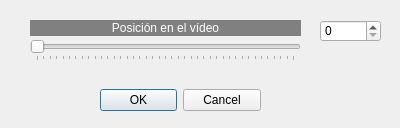
<?xml version="1.0" encoding="UTF-8"?>
<ui version="4.0">
 <class>Capturarvideo</class>
 <widget class="QDialog" name="Capturarvideo">
  <property name="geometry">
   <rect>
    <x>0</x>
    <y>0</y>
    <width>400</width>
    <height>128</height>
   </rect>
  </property>
  <property name="windowTitle">
   <string>Capturar de Video</string>
  </property>
  <widget class="QDialogButtonBox" name="buttonBox">
   <property name="geometry">
    <rect>
     <x>100</x>
     <y>80</y>
     <width>161</width>
     <height>41</height>
    </rect>
   </property>
   <property name="orientation">
    <enum>Qt::Horizontal</enum>
   </property>
   <property name="standardButtons">
    <set>QDialogButtonBox::Cancel|QDialogButtonBox::Ok</set>
   </property>
  </widget>
  <widget class="QSlider" name="horizontalSlider_3">
   <property name="geometry">
    <rect>
     <x>30</x>
     <y>40</y>
     <width>271</width>
     <height>21</height>
    </rect>
   </property>
   <property name="minimum">
    <number>0</number>
   </property>
   <property name="maximum">
    <number>400</number>
   </property>
   <property name="orientation">
    <enum>Qt::Horizontal</enum>
   </property>
   <property name="tickPosition">
    <enum>QSlider::TicksBelow</enum>
   </property>
   <property name="tickInterval">
    <number>10</number>
   </property>
  </widget>
  <widget class="QLabel" name="label_3">
   <property name="geometry">
    <rect>
     <x>30</x>
     <y>20</y>
     <width>271</width>
     <height>16</height>
    </rect>
   </property>
   <property name="styleSheet">
    <string notr="true">background-color: rgb(128, 128, 128);
color: rgb(255, 255, 255);</string>
   </property>
   <property name="text">
    <string>Posición en el vídeo</string>
   </property>
   <property name="alignment">
    <set>Qt::AlignCenter</set>
   </property>
  </widget>
  <widget class="QSpinBox" name="spinBox_3">
   <property name="geometry">
    <rect>
     <x>320</x>
     <y>20</y>
     <width>61</width>
     <height>22</height>
    </rect>
   </property>
   <property name="minimum">
    <number>0</number>
   </property>
   <property name="maximum">
    <number>400</number>
   </property>
   <property name="value">
    <number>0</number>
   </property>
  </widget>
 </widget>
 <resources/>
 <connections>
  <connection>
   <sender>buttonBox</sender>
   <signal>accepted()</signal>
   <receiver>Capturarvideo</receiver>
   <slot>accept()</slot>
   <hints>
    <hint type="sourcelabel">
     <x>248</x>
     <y>254</y>
    </hint>
    <hint type="destinationlabel">
     <x>157</x>
     <y>274</y>
    </hint>
   </hints>
  </connection>
  <connection>
   <sender>buttonBox</sender>
   <signal>rejected()</signal>
   <receiver>Capturarvideo</receiver>
   <slot>reject()</slot>
   <hints>
    <hint type="sourcelabel">
     <x>316</x>
     <y>260</y>
    </hint>
    <hint type="destinationlabel">
     <x>286</x>
     <y>274</y>
    </hint>
   </hints>
  </connection>
 </connections>
</ui>
